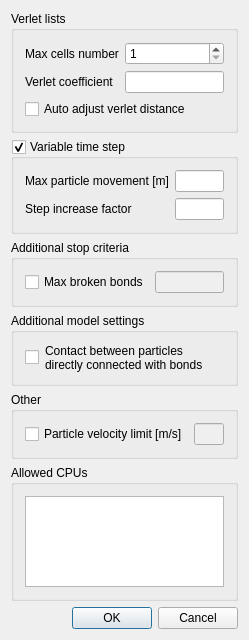
<?xml version="1.0" encoding="UTF-8"?>
<ui version="4.0">
 <class>CSimulatorSettingsTab</class>
 <widget class="QDialog" name="CSimulatorSettingsTab">
  <property name="geometry">
   <rect>
    <x>0</x>
    <y>0</y>
    <width>249</width>
    <height>640</height>
   </rect>
  </property>
  <property name="windowTitle">
   <string>Simulator settings</string>
  </property>
  <property name="windowIcon">
   <iconset resource="../../MusenGUI/musengui.qrc">
    <normaloff>:/MusenGUI/Resources/MUSEN_Ico.png</normaloff>:/MusenGUI/Resources/MUSEN_Ico.png</iconset>
  </property>
  <layout class="QVBoxLayout" name="verticalLayout">
   <item>
    <widget class="QGroupBox" name="groupBoxVerletLists">
     <property name="title">
      <string>Verlet lists</string>
     </property>
     <layout class="QFormLayout" name="formLayout">
      <item row="0" column="0">
       <widget class="QLabel" name="label">
        <property name="text">
         <string>Max cells number</string>
        </property>
       </widget>
      </item>
      <item row="0" column="1">
       <widget class="QSpinBox" name="spinBoxCellsNumber">
        <property name="toolTip">
         <string>Maximal number of cells for contact detection algorithm</string>
        </property>
        <property name="minimum">
         <number>1</number>
        </property>
        <property name="maximum">
         <number>1000</number>
        </property>
       </widget>
      </item>
      <item row="1" column="0">
       <widget class="QLabel" name="label_2">
        <property name="text">
         <string>Verlet coefficient</string>
        </property>
       </widget>
      </item>
      <item row="1" column="1">
       <widget class="QLineEdit" name="lineEditVerletCoeff">
        <property name="toolTip">
         <string>Verlet distance = Koeff*Min_Radius</string>
        </property>
       </widget>
      </item>
      <item row="2" column="0" colspan="2">
       <widget class="QCheckBox" name="checkBoxAutoAdjust">
        <property name="toolTip">
         <string>Autoadjustment can lead to high RAM consumption on GPU</string>
        </property>
        <property name="text">
         <string>Auto adjust verlet distance</string>
        </property>
       </widget>
      </item>
     </layout>
    </widget>
   </item>
   <item>
    <widget class="QGroupBox" name="groupBoxVariableTimeStep">
     <property name="toolTip">
      <string>Apply flexible simulation time step</string>
     </property>
     <property name="statusTip">
      <string>Apply flexible simulation time step</string>
     </property>
     <property name="whatsThis">
      <string>Apply flexible simulation time step</string>
     </property>
     <property name="title">
      <string>Variable time step</string>
     </property>
     <property name="checkable">
      <bool>true</bool>
     </property>
     <layout class="QFormLayout" name="formLayout_2">
      <item row="0" column="0">
       <widget class="QLabel" name="label_4">
        <property name="toolTip">
         <string>Maximum allowed movement of particles over a single time step</string>
        </property>
        <property name="statusTip">
         <string>Maximum allowed movement of particles over a single time step</string>
        </property>
        <property name="whatsThis">
         <string>Maximum allowed movement of particles over a single time step</string>
        </property>
        <property name="text">
         <string>Max particle movement [m]</string>
        </property>
       </widget>
      </item>
      <item row="0" column="1">
       <widget class="QLineEdit" name="lineEditPartMoveLimit">
        <property name="toolTip">
         <string>Maximum allowed movement of particles over a single time step</string>
        </property>
        <property name="statusTip">
         <string>Maximum allowed movement of particles over a single time step</string>
        </property>
        <property name="whatsThis">
         <string>Maximum allowed movement of particles over a single time step</string>
        </property>
       </widget>
      </item>
      <item row="1" column="0">
       <widget class="QLabel" name="label_5">
        <property name="toolTip">
         <string>Factor used to increase the current simulation time step</string>
        </property>
        <property name="statusTip">
         <string>Factor used to increase the current simulation time step</string>
        </property>
        <property name="whatsThis">
         <string>Factor used to increase the current simulation time step</string>
        </property>
        <property name="text">
         <string>Step increase factor</string>
        </property>
       </widget>
      </item>
      <item row="1" column="1">
       <widget class="QLineEdit" name="lineEditTimeStepFactor">
        <property name="toolTip">
         <string>Factor used to increase the current simulation time step</string>
        </property>
        <property name="statusTip">
         <string>Factor used to increase the current simulation time step</string>
        </property>
        <property name="whatsThis">
         <string>Factor used to increase the current simulation time step</string>
        </property>
       </widget>
      </item>
     </layout>
    </widget>
   </item>
   <item>
    <widget class="QGroupBox" name="groupBoxStopCriteria">
     <property name="title">
      <string>Additional stop criteria</string>
     </property>
     <layout class="QHBoxLayout" name="horizontalLayout">
      <item>
       <widget class="QCheckBox" name="checkBoxStopBrokenBonds">
        <property name="text">
         <string>Max broken bonds</string>
        </property>
       </widget>
      </item>
      <item>
       <widget class="QLineEdit" name="lineEditBrokenBonds">
        <property name="enabled">
         <bool>false</bool>
        </property>
       </widget>
      </item>
     </layout>
    </widget>
   </item>
   <item>
    <widget class="QGroupBox" name="groupBox">
     <property name="title">
      <string>Additional model settings</string>
     </property>
     <layout class="QHBoxLayout" name="horizontalLayout_2" stretch="0,0">
      <item>
       <widget class="QCheckBox" name="checkBoxPartPartContact">
        <property name="text">
         <string/>
        </property>
       </widget>
      </item>
      <item>
       <widget class="QLabel" name="label_3">
        <property name="text">
         <string>Contact between particles directly connected with bonds</string>
        </property>
        <property name="wordWrap">
         <bool>true</bool>
        </property>
       </widget>
      </item>
     </layout>
    </widget>
   </item>
   <item>
    <widget class="QGroupBox" name="groupBoxOther">
     <property name="title">
      <string>Other</string>
     </property>
     <layout class="QHBoxLayout" name="horizontalLayout_4">
      <item>
       <widget class="QCheckBox" name="checkBoxPartVelocityLimit">
        <property name="toolTip">
         <string>Limit the maximum velocity of particle movement</string>
        </property>
        <property name="statusTip">
         <string>Limit the maximum velocity of particle movement</string>
        </property>
        <property name="whatsThis">
         <string>Limit the maximum velocity of particle movement</string>
        </property>
        <property name="text">
         <string>Particle velocity limit [m/s]</string>
        </property>
       </widget>
      </item>
      <item>
       <widget class="QLineEdit" name="lineEditPartVelocityLimit">
        <property name="enabled">
         <bool>false</bool>
        </property>
        <property name="toolTip">
         <string>Maximum particle velocity allowed</string>
        </property>
        <property name="statusTip">
         <string>Maximum particle velocity allowed</string>
        </property>
        <property name="whatsThis">
         <string>Maximum particle velocity allowed</string>
        </property>
       </widget>
      </item>
     </layout>
    </widget>
   </item>
   <item>
    <widget class="QGroupBox" name="groupBoxCPUs">
     <property name="title">
      <string>Allowed CPUs</string>
     </property>
     <layout class="QVBoxLayout" name="verticalLayout_2">
      <item>
       <widget class="QListWidget" name="listCPU">
        <property name="alternatingRowColors">
         <bool>true</bool>
        </property>
        <property name="uniformItemSizes">
         <bool>true</bool>
        </property>
       </widget>
      </item>
     </layout>
    </widget>
   </item>
   <item>
    <layout class="QHBoxLayout" name="horizontalLayout_3">
     <item>
      <spacer name="horizontalSpacer">
       <property name="orientation">
        <enum>Qt::Horizontal</enum>
       </property>
       <property name="sizeHint" stdset="0">
        <size>
         <width>40</width>
         <height>20</height>
        </size>
       </property>
      </spacer>
     </item>
     <item>
      <widget class="QDialogButtonBox" name="buttonBox">
       <property name="standardButtons">
        <set>QDialogButtonBox::Cancel|QDialogButtonBox::Ok</set>
       </property>
      </widget>
     </item>
    </layout>
   </item>
  </layout>
 </widget>
 <layoutdefault spacing="6" margin="11"/>
 <resources>
  <include location="../../MusenGUI/musengui.qrc"/>
 </resources>
 <connections/>
</ui>
